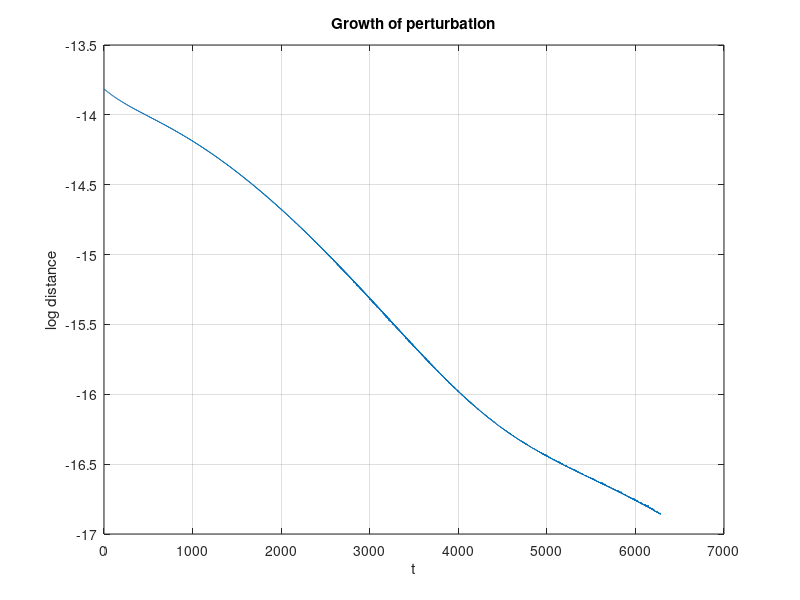

Source code (MATLAB):
clear; clc; close all;

%% parameters
eps   = 0.001;
gamma = 0.5;
alpha = 1;
F     = 1;
T     = 2*pi;

%% Duffing ODE (2D system)
f = @(t,y) [
    y(2);
   -y(1) + eps*(-2*gamma*y(2) - alpha*y(1)^3 + F*cos(t))
];

%% shared time grid (important!)
tspan = linspace(0,1000*T,50000);

%% two nearby initial conditions
y0A = [1;0];
y0B = [1+1e-6;0];   % tiny perturbation

%% integrate both trajectories
[tA, YA] = ode45(f, tspan, y0A);
[tB, YB] = ode45(f, tspan, y0B);

%% separation distance
diff = YA - YB;
d = sqrt(sum(diff.^2,2));
logd = log(d);

%% fit early exponential decay
mask = tA < 3000;
p = polyfit(tA(mask), logd(mask), 1);
lambda = p(1);

fprintf('Estimated decay rate = %.6f\n', lambda);

%% plot separation
figure;
plot(tA, logd);
xlabel('t');
ylabel('log distance');
title('Growth of perturbation');
grid on;
